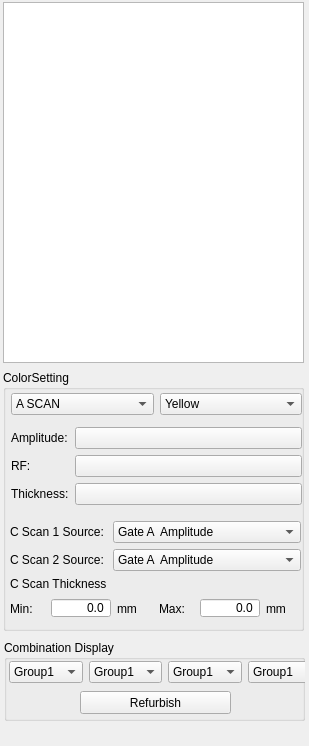
         <widget class="QWidget" name="scrollAreaWidgetContents_6">
          <property name="geometry">
           <rect>
            <x>0</x>
            <y>0</y>
            <width>309</width>
            <height>746</height>
           </rect>
          </property>
          <widget class="QTreeView" name="treeView">
           <property name="geometry">
            <rect>
             <x>3</x>
             <y>2</y>
             <width>301</width>
             <height>361</height>
            </rect>
           </property>
           <property name="dragEnabled">
            <bool>true</bool>
           </property>
          </widget>
          <widget class="QLabel" name="LabelLanguage">
           <property name="geometry">
            <rect>
             <x>40</x>
             <y>813</y>
             <width>58</width>
             <height>15</height>
            </rect>
           </property>
           <property name="text">
            <string>Language:</string>
           </property>
          </widget>
          <widget class="QGroupBox" name="groupBox">
           <property name="geometry">
            <rect>
             <x>3</x>
             <y>370</y>
             <width>301</width>
             <height>261</height>
            </rect>
           </property>
           <property name="title">
            <string>ColorSetting</string>
           </property>
           <widget class="QWidget" name="layoutWidget">
            <property name="geometry">
             <rect>
              <x>7</x>
              <y>151</y>
              <width>291</width>
              <height>71</height>
             </rect>
            </property>
            <layout class="QFormLayout" name="formLayout">
             <item row="0" column="0">
              <widget class="QLabel" name="LabelCScanSource1">
               <property name="text">
                <string>C Scan 1 Source:</string>
               </property>
              </widget>
             </item>
             <item row="0" column="1">
              <widget class="QComboBox" name="ComCScanSource1">
               <item>
                <property name="text">
                 <string>Gate A  Amplitude</string>
                </property>
               </item>
               <item>
                <property name="text">
                 <string>Gate B  Amplitude</string>
                </property>
               </item>
               <item>
                <property name="text">
                 <string>Gate  I  Position</string>
                </property>
               </item>
               <item>
                <property name="text">
                 <string>Gate A  Position</string>
                </property>
               </item>
               <item>
                <property name="text">
                 <string>Gate B  Position</string>
                </property>
               </item>
               <item>
                <property name="text">
                 <string>Gate A-I  Position</string>
                </property>
               </item>
               <item>
                <property name="text">
                 <string>Gate B-I  Position</string>
                </property>
               </item>
               <item>
                <property name="text">
                 <string>Gate B-A  Position</string>
                </property>
               </item>
              </widget>
             </item>
             <item row="1" column="0">
              <widget class="QLabel" name="LabelCScanSource2">
               <property name="text">
                <string>C Scan 2 Source:</string>
               </property>
              </widget>
             </item>
             <item row="1" column="1">
              <widget class="QComboBox" name="ComCScanSource2">
               <item>
                <property name="text">
                 <string>Gate A  Amplitude</string>
                </property>
               </item>
               <item>
                <property name="text">
                 <string>Gate B  Amplitude</string>
                </property>
               </item>
               <item>
                <property name="text">
                 <string>Gate  I  Position</string>
                </property>
               </item>
               <item>
                <property name="text">
                 <string>Gate A  Position</string>
                </property>
               </item>
               <item>
                <property name="text">
                 <string>Gate B  Position</string>
                </property>
               </item>
               <item>
                <property name="text">
                 <string>Gate A-I  Position</string>
                </property>
               </item>
               <item>
                <property name="text">
                 <string>Gate B-I  Position</string>
                </property>
               </item>
               <item>
                <property name="text">
                 <string>Gate B-A  Position</string>
                </property>
               </item>
              </widget>
             </item>
             <item row="2" column="0">
              <widget class="QLabel" name="LabelCScanThickness">
               <property name="text">
                <string>C Scan Thickness</string>
               </property>
              </widget>
             </item>
            </layout>
           </widget>
           <widget class="QWidget" name="horizontalLayoutWidget_3">
            <property name="geometry">
             <rect>
              <x>7</x>
              <y>223</y>
              <width>291</width>
              <height>31</height>
             </rect>
            </property>
            <layout class="QHBoxLayout" name="horizontalLayout_9">
             <item>
              <widget class="QLabel" name="LabelCScanThicknessMin">
               <property name="text">
                <string>Min:</string>
               </property>
              </widget>
             </item>
             <item>
              <widget class="QDoubleSpinBox" name="ValueCScanThicknessMin">
               <property name="sizePolicy">
                <sizepolicy hsizetype="Fixed" vsizetype="Fixed">
                 <horstretch>0</horstretch>
                 <verstretch>0</verstretch>
                </sizepolicy>
               </property>
               <property name="minimumSize">
                <size>
                 <width>60</width>
                 <height>20</height>
                </size>
               </property>
               <property name="maximumSize">
                <size>
                 <width>60</width>
                 <height>20</height>
                </size>
               </property>
               <property name="alignment">
                <set>Qt::AlignRight|Qt::AlignTrailing|Qt::AlignVCenter</set>
               </property>
               <property name="buttonSymbols">
                <enum>QAbstractSpinBox::NoButtons</enum>
               </property>
               <property name="decimals">
                <number>1</number>
               </property>
               <property name="maximum">
                <double>300.000000000000000</double>
               </property>
               <property name="singleStep">
                <double>0.100000000000000</double>
               </property>
              </widget>
             </item>
             <item>
              <widget class="QLabel" name="LabelCScanThicknessMax_3">
               <property name="text">
                <string>mm</string>
               </property>
              </widget>
             </item>
             <item>
              <widget class="QLabel" name="LabelCScanThicknessMax">
               <property name="text">
                <string>Max:</string>
               </property>
              </widget>
             </item>
             <item>
              <widget class="QDoubleSpinBox" name="ValueCScanThicknessMax">
               <property name="sizePolicy">
                <sizepolicy hsizetype="Fixed" vsizetype="Fixed">
                 <horstretch>0</horstretch>
                 <verstretch>0</verstretch>
                </sizepolicy>
               </property>
               <property name="minimumSize">
                <size>
                 <width>60</width>
                 <height>20</height>
                </size>
               </property>
               <property name="maximumSize">
                <size>
                 <width>60</width>
                 <height>20</height>
                </size>
               </property>
               <property name="alignment">
                <set>Qt::AlignRight|Qt::AlignTrailing|Qt::AlignVCenter</set>
               </property>
               <property name="buttonSymbols">
                <enum>QAbstractSpinBox::NoButtons</enum>
               </property>
               <property name="decimals">
                <number>1</number>
               </property>
               <property name="maximum">
                <double>300.000000000000000</double>
               </property>
               <property name="singleStep">
                <double>0.100000000000000</double>
               </property>
              </widget>
             </item>
             <item>
              <widget class="QLabel" name="LabelCScanThicknessMax_2">
               <property name="text">
                <string>mm</string>
               </property>
              </widget>
             </item>
            </layout>
           </widget>
           <widget class="QWidget" name="horizontalLayoutWidget_4">
            <property name="geometry">
             <rect>
              <x>8</x>
              <y>19</y>
              <width>291</width>
              <height>31</height>
             </rect>
            </property>
            <layout class="QHBoxLayout" name="horizontalLayout_14">
             <item>
              <widget class="QComboBox" name="ComColorLineSelection">
               <item>
                <property name="text">
                 <string>A SCAN</string>
                </property>
               </item>
               <item>
                <property name="text">
                 <string>A SCAN MAX</string>
                </property>
               </item>
               <item>
                <property name="text">
                 <string>A SCAN MIN</string>
                </property>
               </item>
              </widget>
             </item>
             <item>
              <widget class="QComboBox" name="ComColorLineColor">
               <item>
                <property name="text">
                 <string>Yellow</string>
                </property>
               </item>
               <item>
                <property name="text">
                 <string>Green</string>
                </property>
               </item>
               <item>
                <property name="text">
                 <string>Red</string>
                </property>
               </item>
               <item>
                <property name="text">
                 <string>White</string>
                </property>
               </item>
              </widget>
             </item>
            </layout>
           </widget>
           <widget class="QWidget" name="layoutWidget_2">
            <property name="geometry">
             <rect>
              <x>8</x>
              <y>57</y>
              <width>291</width>
              <height>89</height>
             </rect>
            </property>
            <layout class="QFormLayout" name="formLayout_3">
             <property name="fieldGrowthPolicy">
              <enum>QFormLayout::AllNonFixedFieldsGrow</enum>
             </property>
             <property name="rowWrapPolicy">
              <enum>QFormLayout::DontWrapRows</enum>
             </property>
             <item row="0" column="0">
              <widget class="QLabel" name="LabelAmpColor">
               <property name="text">
                <string>Amplitude:</string>
               </property>
              </widget>
             </item>
             <item row="0" column="1">
              <widget class="DopplerColorBtn" name="BtnColorAmp">
               <property name="text">
                <string/>
               </property>
              </widget>
             </item>
             <item row="1" column="0">
              <widget class="QLabel" name="LabelColorRF">
               <property name="text">
                <string>RF:</string>
               </property>
              </widget>
             </item>
             <item row="1" column="1">
              <widget class="DopplerColorBtn" name="BtnColorRf">
               <property name="text">
                <string/>
               </property>
              </widget>
             </item>
             <item row="2" column="0">
              <widget class="QLabel" name="label_5">
               <property name="text">
                <string>Thickness:</string>
               </property>
              </widget>
             </item>
             <item row="2" column="1">
              <widget class="DopplerColorBtn" name="BtnColorThickness">
               <property name="text">
                <string/>
               </property>
              </widget>
             </item>
            </layout>
           </widget>
          </widget>
          <widget class="QComboBox" name="ComLanguage">
           <property name="geometry">
            <rect>
             <x>107</x>
             <y>810</y>
             <width>161</width>
             <height>22</height>
            </rect>
           </property>
          </widget>
          <widget class="QGroupBox" name="groupBoxComDisp">
           <property name="geometry">
            <rect>
             <x>4</x>
             <y>640</y>
             <width>301</width>
             <height>81</height>
            </rect>
           </property>
           <property name="title">
            <string>Combination Display</string>
           </property>
           <widget class="QWidget" name="horizontalLayoutWidget_7">
            <property name="geometry">
             <rect>
              <x>5</x>
              <y>17</y>
              <width>312</width>
              <height>31</height>
             </rect>
            </property>
            <layout class="QHBoxLayout" name="horizontalLayout_4">
             <item>
              <widget class="QComboBox" name="ComComDisp1">
               <item>
                <property name="text">
                 <string>Group1</string>
                </property>
               </item>
               <item>
                <property name="text">
                 <string>Group2</string>
                </property>
               </item>
               <item>
                <property name="text">
                 <string>Group3</string>
                </property>
               </item>
               <item>
                <property name="text">
                 <string>Group4</string>
                </property>
               </item>
               <item>
                <property name="text">
                 <string>Group5</string>
                </property>
               </item>
               <item>
                <property name="text">
                 <string>Group6</string>
                </property>
               </item>
               <item>
                <property name="text">
                 <string>Group7</string>
                </property>
               </item>
               <item>
                <property name="text">
                 <string>Group8</string>
                </property>
               </item>
              </widget>
             </item>
             <item>
              <widget class="QComboBox" name="ComComDisp2">
               <item>
                <property name="text">
                 <string>Group1</string>
                </property>
               </item>
               <item>
                <property name="text">
                 <string>Group2</string>
                </property>
               </item>
               <item>
                <property name="text">
                 <string>Group3</string>
                </property>
               </item>
               <item>
                <property name="text">
                 <string>Group4</string>
                </property>
               </item>
               <item>
                <property name="text">
                 <string>Group5</string>
                </property>
               </item>
               <item>
                <property name="text">
                 <string>Group6</string>
                </property>
               </item>
               <item>
                <property name="text">
                 <string>Group7</string>
                </property>
               </item>
               <item>
                <property name="text">
                 <string>Group8</string>
                </property>
               </item>
              </widget>
             </item>
             <item>
              <widget class="QComboBox" name="ComComDisp3">
               <item>
                <property name="text">
                 <string>Group1</string>
                </property>
               </item>
               <item>
                <property name="text">
                 <string>Group2</string>
                </property>
               </item>
               <item>
                <property name="text">
                 <string>Group3</string>
                </property>
               </item>
               <item>
                <property name="text">
                 <string>Group4</string>
                </property>
               </item>
               <item>
                <property name="text">
                 <string>Group5</string>
                </property>
               </item>
               <item>
                <property name="text">
                 <string>Group6</string>
                </property>
               </item>
               <item>
                <property name="text">
                 <string>Group7</string>
                </property>
               </item>
               <item>
                <property name="text">
                 <string>Group8</string>
                </property>
               </item>
              </widget>
             </item>
             <item>
              <widget class="QComboBox" name="ComComDisp4">
               <item>
                <property name="text">
                 <string>Group1</string>
                </property>
               </item>
               <item>
                <property name="text">
                 <string>Group2</string>
                </property>
               </item>
               <item>
                <property name="text">
                 <string>Group3</string>
                </property>
               </item>
               <item>
                <property name="text">
                 <string>Group4</string>
                </property>
               </item>
               <item>
                <property name="text">
                 <string>Group5</string>
                </property>
               </item>
               <item>
                <property name="text">
                 <string>Group6</string>
                </property>
               </item>
               <item>
                <property name="text">
                 <string>Group7</string>
                </property>
               </item>
               <item>
                <property name="text">
                 <string>Group8</string>
                </property>
               </item>
              </widget>
             </item>
            </layout>
           </widget>
           <widget class="QPushButton" name="BtnRefurbishComDisp">
            <property name="geometry">
             <rect>
              <x>76</x>
              <y>51</y>
              <width>151</width>
              <height>23</height>
             </rect>
            </property>
            <property name="text">
             <string>Refurbish</string>
            </property>
           </widget>
          </widget>
         </widget>
